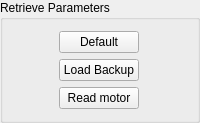
       <widget class="QGroupBox" name="gbRetrieveParameters">
        <property name="title">
         <string>Retrieve Parameters</string>
        </property>
        <layout class="QGridLayout" name="gridLayout_4">
         <item row="1" column="2">
          <spacer name="horizontalSpacer_9">
           <property name="orientation">
            <enum>Qt::Orientation::Horizontal</enum>
           </property>
           <property name="sizeHint" stdset="0">
            <size>
             <width>41</width>
             <height>20</height>
            </size>
           </property>
          </spacer>
         </item>
         <item row="2" column="0">
          <spacer name="horizontalSpacer_7">
           <property name="orientation">
            <enum>Qt::Orientation::Horizontal</enum>
           </property>
           <property name="sizeHint" stdset="0">
            <size>
             <width>41</width>
             <height>20</height>
            </size>
           </property>
          </spacer>
         </item>
         <item row="2" column="2">
          <spacer name="horizontalSpacer_10">
           <property name="orientation">
            <enum>Qt::Orientation::Horizontal</enum>
           </property>
           <property name="sizeHint" stdset="0">
            <size>
             <width>41</width>
             <height>20</height>
            </size>
           </property>
          </spacer>
         </item>
         <item row="0" column="2">
          <spacer name="horizontalSpacer_8">
           <property name="orientation">
            <enum>Qt::Orientation::Horizontal</enum>
           </property>
           <property name="sizeHint" stdset="0">
            <size>
             <width>47</width>
             <height>20</height>
            </size>
           </property>
          </spacer>
         </item>
         <item row="0" column="1" rowspan="3">
          <layout class="QVBoxLayout" name="verticalLayout_4">
           <item>
            <widget class="QPushButton" name="btnDefault">
             <property name="minimumSize">
              <size>
               <width>0</width>
               <height>22</height>
              </size>
             </property>
             <property name="maximumSize">
              <size>
               <width>16777215</width>
               <height>22</height>
              </size>
             </property>
             <property name="acceptDrops">
              <bool>true</bool>
             </property>
             <property name="toolTip">
              <string>Default configuration</string>
             </property>
             <property name="statusTip">
              <string>Return to default configurations</string>
             </property>
             <property name="text">
              <string>Default</string>
             </property>
            </widget>
           </item>
           <item>
            <widget class="QPushButton" name="btnBackup">
             <property name="minimumSize">
              <size>
               <width>0</width>
               <height>22</height>
              </size>
             </property>
             <property name="maximumSize">
              <size>
               <width>16777215</width>
               <height>22</height>
              </size>
             </property>
             <property name="acceptDrops">
              <bool>true</bool>
             </property>
             <property name="toolTip">
              <string>Default configuration</string>
             </property>
             <property name="statusTip">
              <string>Load backup configurations</string>
             </property>
             <property name="text">
              <string>Load Backup</string>
             </property>
            </widget>
           </item>
           <item>
            <widget class="QPushButton" name="btnReadMotor">
             <property name="minimumSize">
              <size>
               <width>0</width>
               <height>22</height>
              </size>
             </property>
             <property name="maximumSize">
              <size>
               <width>16777215</width>
               <height>22</height>
              </size>
             </property>
             <property name="acceptDrops">
              <bool>true</bool>
             </property>
             <property name="toolTip">
              <string>Default configuration</string>
             </property>
             <property name="statusTip">
              <string>Read current motor configurations</string>
             </property>
             <property name="text">
              <string>Read motor</string>
             </property>
            </widget>
           </item>
          </layout>
         </item>
         <item row="1" column="0">
          <spacer name="horizontalSpacer_6">
           <property name="orientation">
            <enum>Qt::Orientation::Horizontal</enum>
           </property>
           <property name="sizeHint" stdset="0">
            <size>
             <width>41</width>
             <height>20</height>
            </size>
           </property>
          </spacer>
         </item>
         <item row="0" column="0">
          <spacer name="horizontalSpacer">
           <property name="orientation">
            <enum>Qt::Orientation::Horizontal</enum>
           </property>
           <property name="sizeHint" stdset="0">
            <size>
             <width>41</width>
             <height>20</height>
            </size>
           </property>
          </spacer>
         </item>
        </layout>
       </widget>
